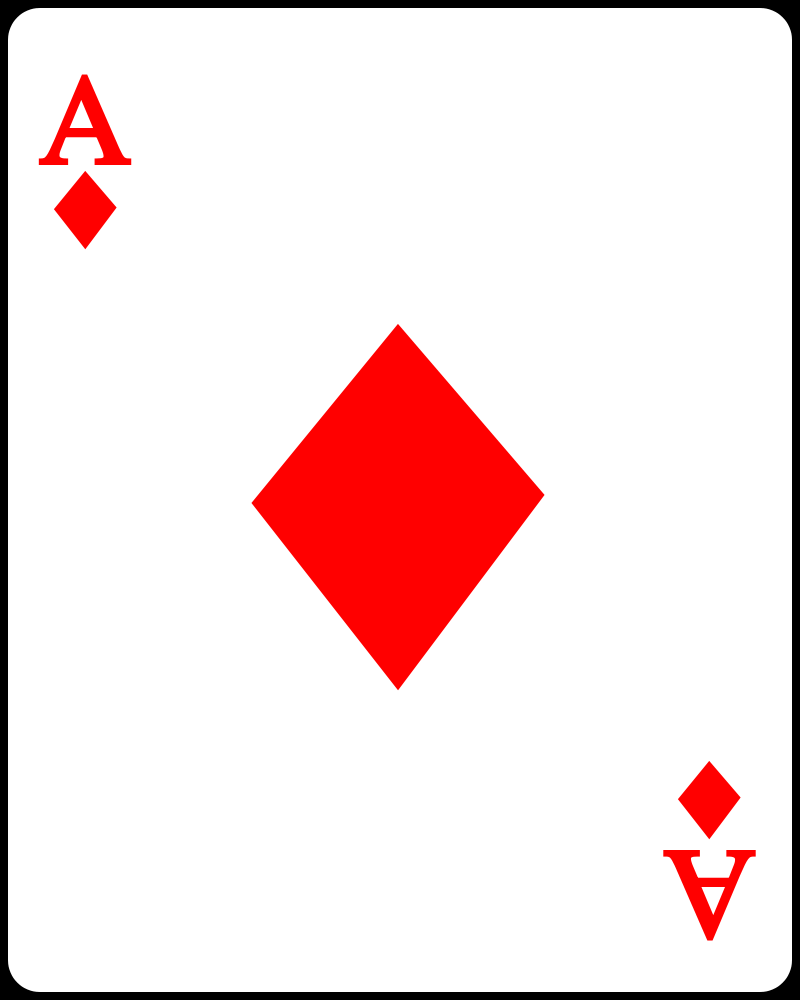
#> input picture NhanDangLaBai/img_Data/A_ro.png, 800 x 1000 px
$ python orb.py
#> lines starting #> are read from the running program, lines starting #| are printed output that depends on the picture; pictures that were not available may be replaced by others from this repository, and a replacement may not be noted
import numpy as np
import cv2
import matplotlib.pyplot as plt
img1 = cv2.imread('img_Data/A_ro.png', 0)
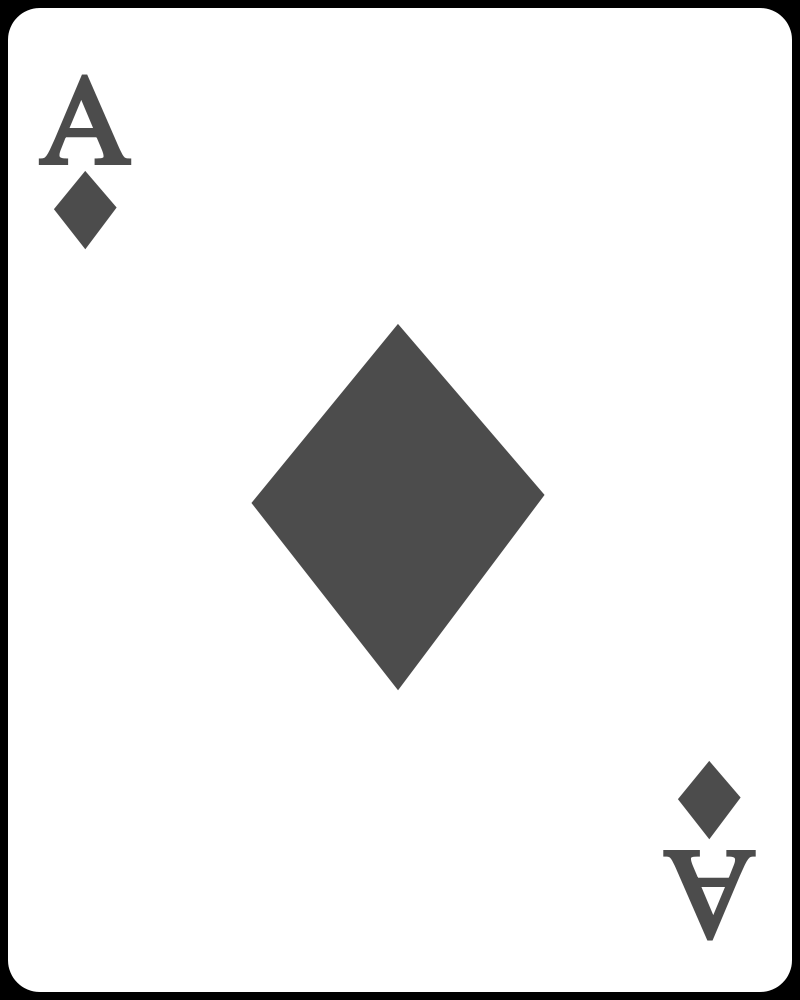
#> img1: shape (1000, 800); min 0, max 255, mean 231.3
img2 = cv2.imread('img_Query/A ro.png', 0)
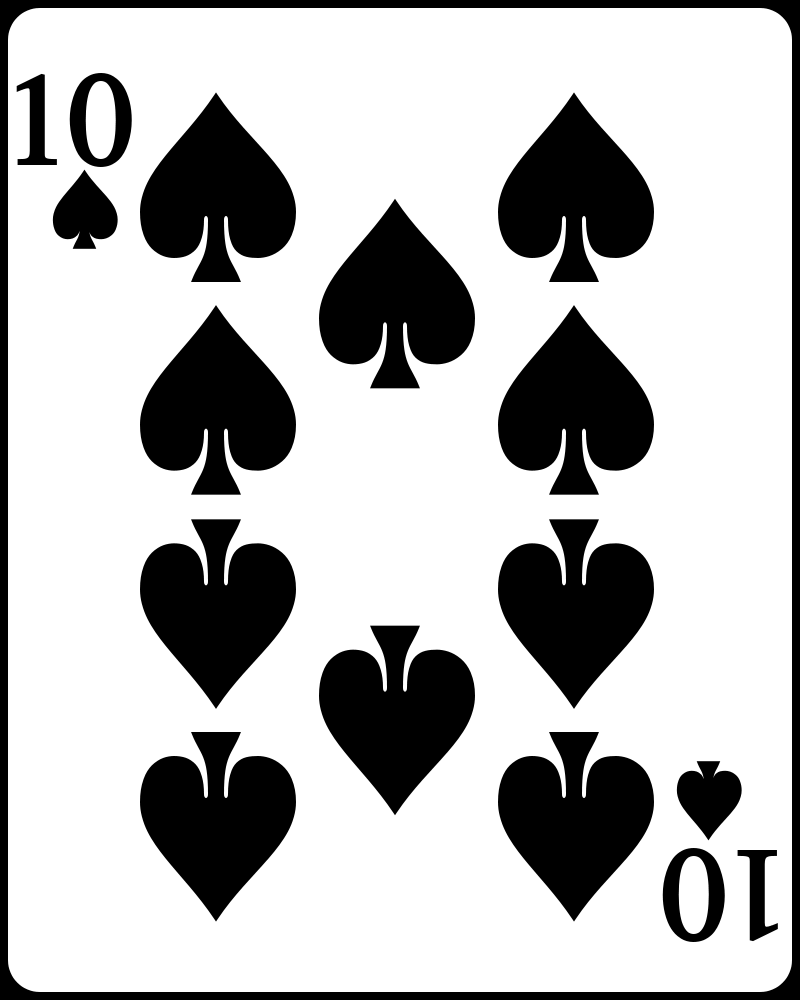
#> input picture NhanDangLaBai/img_Data/10_bich.png, 800 x 1000 px, given in place of A ro.png, which was not available
#> img2 is the input picture: shape (1000, 800); min 0, max 255, mean 184.2
orb = cv2.ORB_create()
kp1, des1 = orb.detectAndCompute(img1, None)
#> kp1 = 257 keypoints; strongest (x, y, size): (130, 161, 37.2), (40, 161, 37.2), (85, 247, 31), (709, 837, 31)
kp2, des2 = orb.detectAndCompute(img2, None)
#> kp2 = 500 keypoints; strongest (x, y, size): (193, 280, 37.2), (238, 280, 37.2), (55, 160, 31), (767, 925, 31)
bf = cv2.BFMatcher(cv2.NORM_HAMMING, crossCheck=True)
matches = bf.match(des1, des2)
#> matches = 45 matches
matches = sorted(matches, key=lambda x: x.distance)
img3 = cv2.drawMatches(img1, kp1, img2, kp2, matches[:10], None,flags=2)
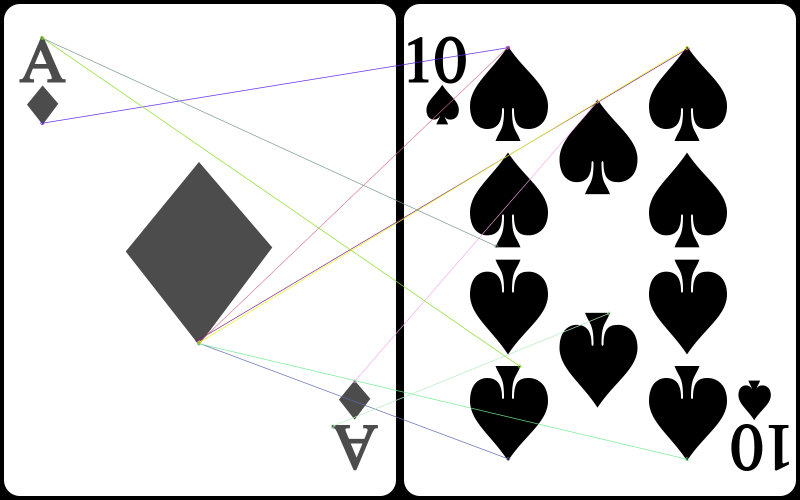
#> img3: shape (1000, 1600, 3) (shown at 1/2 size); mean of channels 0, 1, 2 207, 207.2, 207.2; drawn as B, G, R
plt.imshow(img3), plt.show()
